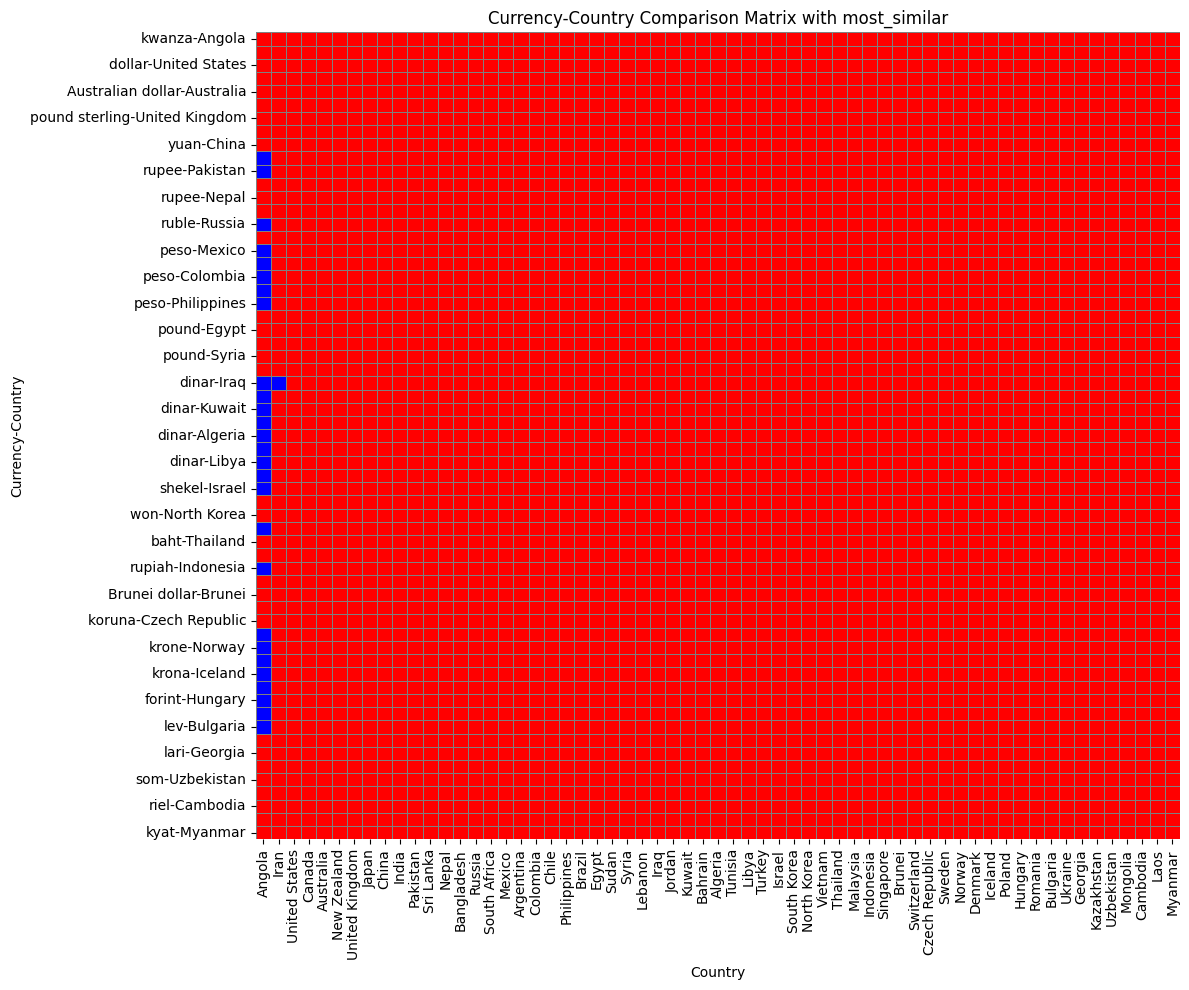

Here is the Python script that generated this plot:
import seaborn as sns
from tqdm import tqdm
import numpy as np
import pandas as pd
import matplotlib.pyplot as plt

# Caricamento del dataset
input_path = "country_currency_csv.csv"
df = pd.read_csv(input_path)

# Liste delle parole
currency = df['currency'].tolist()
country = df['country'].tolist()

# Inizializza matrice
matrix = np.zeros((len(currency), len(country)), dtype=int)

# Loop su tutte le combinazioni: comp_i - pos_i + pos_j ≈ comp_j
for i in tqdm(range(len(currency)), desc="Processing rows"):
    comp_i = currency[i]
    pos_i = country[i]

    try:
        for j in range(len(country)):
            pos_j = country[j]
            comp_j = currency[j]

            # Operazione vettoriale: comp_i - pos_i + pos_j
            predicted = word_vectors.most_similar(positive=[comp_i, pos_j], negative=[pos_i], topn=1)

            if predicted[0][0] == comp_j:
                matrix[i, j] = 1

    except KeyError:
        continue  # salta combinazioni con parole non presenti

# Etichette righe e colonne
index_labels = [f"{c1}-{p1}" for c1, p1 in zip(currency, country)]
result_df = pd.DataFrame(matrix, index=index_labels, columns=country)

# Visualizzazione heatmap
plt.figure(figsize=(12, 10))
sns.heatmap(result_df, cmap=sns.color_palette(["red", "blue"]), cbar=False, linewidths=0.5, linecolor='gray')
plt.title("Currency-Country Comparison Matrix with most_similar")
plt.xlabel("Country")
plt.ylabel("Currency-Country")
plt.xticks(rotation=90)
plt.yticks(rotation=0)
plt.tight_layout()
plt.show()

# Statistiche
count_ones = np.sum(matrix == 1)
count_zeros = np.sum(matrix == 0)
total = count_ones + count_zeros
percent_ones = (count_ones / total) * 100

print(f"Conteggio '1': {count_ones}")
print(f"Conteggio '0': {count_zeros}")
print(f"Percentuale '1': {percent_ones:.2f}%")
